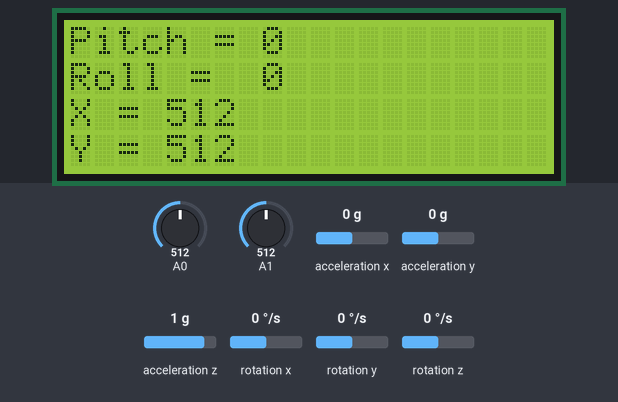
Simulated run of this sketch. Board: Arduino Uno, built with avr-gcc and run on an emulated ATmega328P. On the bench: 20×4 character LCD. Inputs (shaded band) come from the test bench; at power-on: acceleration x 0 g, A0 = 512, A1 = 512, acceleration y 0 g, acceleration z 1 g, rotation x 0 °/s, rotation y 0 °/s, rotation z 0 °/s.

Above: at 1.2 s.
1.3 s: acceleration x set to -1.4 g
At 2.5 s:
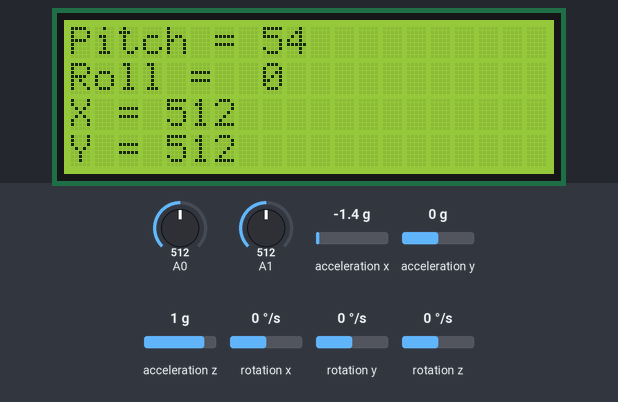
2.8 s: A0 set to 716
At 4.0 s:
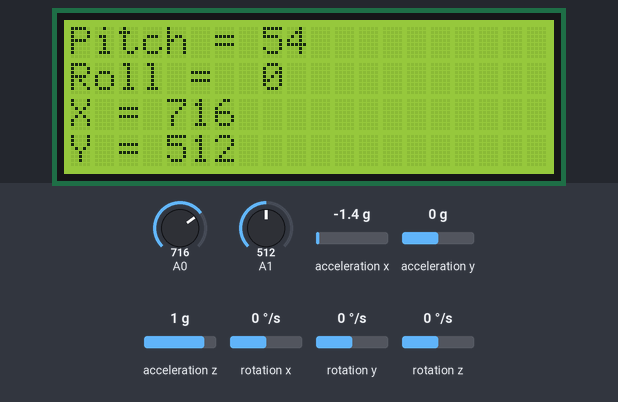
4.3 s: A1 set to 716
At 5.3 s:
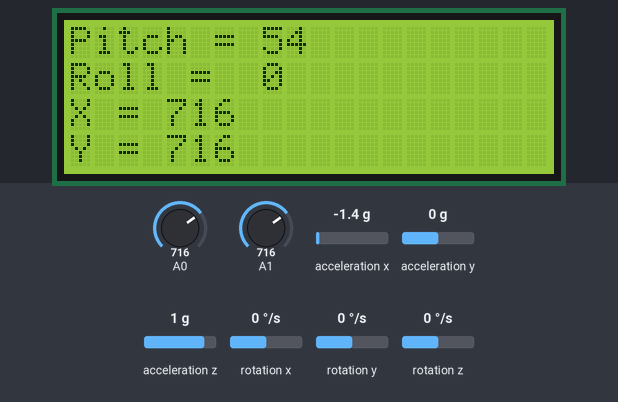
5.8 s: acceleration y set to -1.4 g
At 7.0 s:
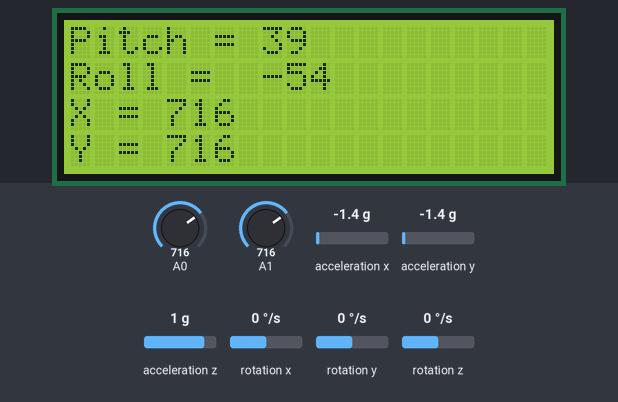
7.3 s: acceleration z set to -1.4 g
At 8.1 s:
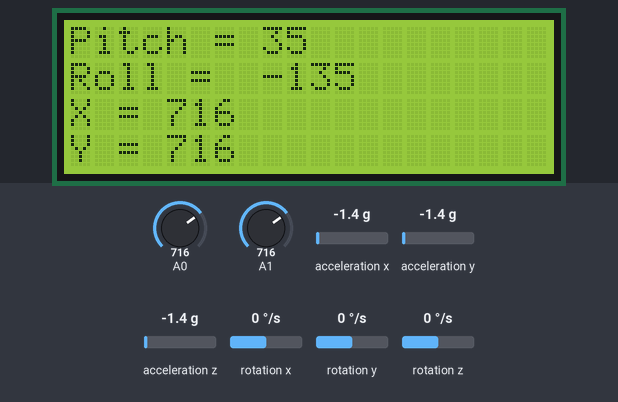
8.8 s: A0 set to 992
At 9.6 s:
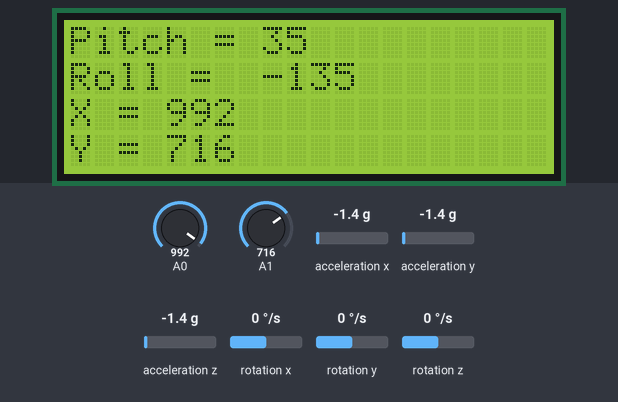
Timing chart, 0 to 11.3 s (numbered marks = the images above; inputs shaded):
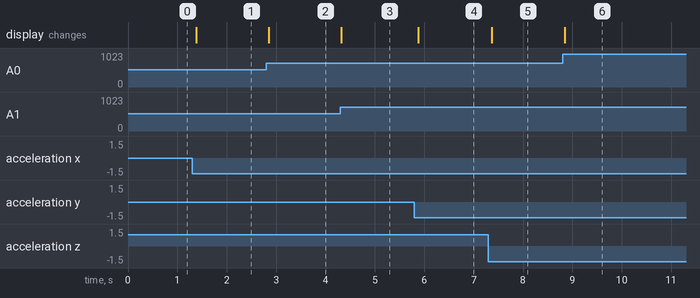

Measured:
- after the input at 1.3 s, the display: changes after 0.08 s (image 1)
- after the input at 2.8 s, the display: changes after 0.05 s (image 2)
- after the input at 4.3 s, the display: changes at once (image 3)
- after the input at 5.8 s, the display: changes after 0.07 s (image 4)
- after the input at 7.3 s, the display: changes after 0.07 s (image 5)
- after the input at 8.8 s, the display: changes after 0.05 s (image 6)

The sketch:

sketch_jan15f.ino
```cpp
#include "LiquidCrystal_I2C.h"
#include "MPU6050.h"
LiquidCrystal_I2C lcd(0x27 , 20 , 4);
MPU6050 mpu;
float timeStep = 0.01;
void setup() {
  Serial.begin(9600);
  mpu.begin(MPU6050_SCALE_2000DPS, MPU6050_RANGE_2G);
  lcd.init();
  lcd.backlight();
}

void loop() {
   Vector normAccel = mpu.readNormalizeAccel();
  int pitch = -(atan2(normAccel.XAxis, sqrt(normAccel.YAxis * normAccel.YAxis + normAccel.ZAxis * normAccel.ZAxis)) * 180.0) / M_PI;
  int roll = (atan2(normAccel.YAxis, normAccel.ZAxis) * 180.0) / M_PI;

  // Output raw
  lcd.setCursor(0,0);
  lcd.print("Pitch = ");
  lcd.setCursor(8,0);
  lcd.print(pitch);
  lcd.setCursor(0,1);
  lcd.print("Roll = ");
  lcd.setCursor(8,1);
  lcd.print(roll);
  lcd.setCursor(0,2);
  lcd.print("X = ");
  lcd.print(analogRead(A0));
  lcd.print("  ");
  lcd.setCursor(0,3);
  lcd.print("Y = ");
  lcd.print(analogRead(A1));
  lcd.print("  ");
  lcd.setCursor(4,3);


}
```
